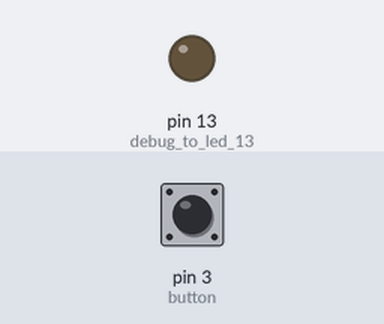
A sketch run on a simulated Arduino Uno, built with avr-gcc and run on an emulated ATmega328P. Parts: output pins drawn as LEDs (lit = HIGH). The inputs (shaded band) are chosen by the test bench; at power-on: pin 3 (button) LOW.

Above: at 1.2 s.
1.3 s: pin 3 (button) pulled HIGH for 0.15 s
At 1.37 s:
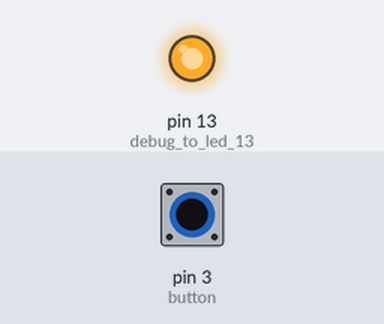
2.9 s: pin 3 (button) pulled HIGH for 3.2 s
At 6.9 s:
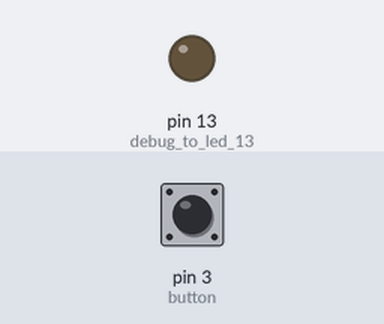
Timing chart, 0 to 8.4 s (numbered marks = the images above; inputs shaded):
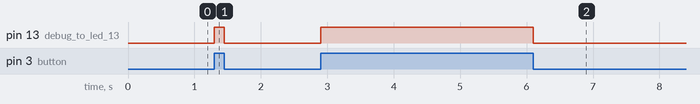

Measured:
- after the input at 1.3 s, pin 13 (debug_to_led_13): LOW → HIGH at once, → LOW 0.15 s later
- after the input at 2.9 s, pin 13 (debug_to_led_13): LOW → HIGH at once, → LOW 3.2 s later

The sketch:

button_isPressed.ino
```cpp
#include <Button.h>
/*
create a Button object at pin 12
connect button between pin 12 and GND
*/
Button button = Button(3,BUTTON_PULLUP);

void setup(){
  pinMode(13,OUTPUT); //debug to led 13
}

void loop(){
  if(button.isPressed()){
        digitalWrite(13,LOW);
  }else{
        digitalWrite(13,HIGH);
  }
}
```
